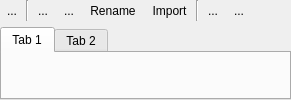
      <widget class="QWidget" name="layoutWidget1">
       <layout class="QVBoxLayout">
        <property name="spacing">
         <number>6</number>
        </property>
        <property name="leftMargin">
         <number>0</number>
        </property>
        <property name="topMargin">
         <number>0</number>
        </property>
        <property name="rightMargin">
         <number>0</number>
        </property>
        <property name="bottomMargin">
         <number>0</number>
        </property>
        <item>
         <widget class="QFrame" name="frame">
          <property name="sizePolicy">
           <sizepolicy hsizetype="Preferred" vsizetype="Preferred">
            <horstretch>0</horstretch>
            <verstretch>0</verstretch>
           </sizepolicy>
          </property>
          <property name="frameShape">
           <enum>QFrame::NoFrame</enum>
          </property>
          <property name="frameShadow">
           <enum>QFrame::Raised</enum>
          </property>
          <layout class="QHBoxLayout">
           <property name="spacing">
            <number>2</number>
           </property>
           <property name="leftMargin">
            <number>0</number>
           </property>
           <property name="topMargin">
            <number>0</number>
           </property>
           <property name="rightMargin">
            <number>0</number>
           </property>
           <property name="bottomMargin">
            <number>0</number>
           </property>
           <item>
            <widget class="QToolButton" name="newFolderButton">
             <property name="toolTip">
              <string>&lt;html&gt;&lt;head&gt;&lt;meta name=&quot;qrichtext&quot; content=&quot;1&quot; /&gt;&lt;style type=&quot;text/css&quot;&gt;
p, li { white-space: pre-wrap; }
&lt;/style&gt;&lt;/head&gt;&lt;body style=&quot; font-family:'Sans Serif'; font-size:9pt; font-weight:400; font-style:normal; text-decoration:none;&quot;&gt;
&lt;p style=&quot; margin-top:0px; margin-bottom:0px; margin-left:0px; margin-right:0px; -qt-block-indent:0; text-indent:0px;&quot;&gt;New folder&lt;/p&gt;&lt;/body&gt;&lt;/html&gt;</string>
             </property>
             <property name="text">
              <string>...</string>
             </property>
             <property name="icon">
              <iconset resource="../../icons/icons.qrc">
               <normaloff>:/new_folder_16px.png</normaloff>:/new_folder_16px.png</iconset>
             </property>
             <property name="autoRaise">
              <bool>true</bool>
             </property>
            </widget>
           </item>
           <item>
            <widget class="Line" name="line_5">
             <property name="orientation">
              <enum>Qt::Vertical</enum>
             </property>
            </widget>
           </item>
           <item>
            <widget class="QToolButton" name="addButton">
             <property name="toolTip">
              <string>&lt;html&gt;&lt;head&gt;&lt;meta name=&quot;qrichtext&quot; content=&quot;1&quot; /&gt;&lt;style type=&quot;text/css&quot;&gt;
p, li { white-space: pre-wrap; }
&lt;/style&gt;&lt;/head&gt;&lt;body style=&quot; font-family:'Sans Serif'; font-size:9pt; font-weight:400; font-style:normal; text-decoration:none;&quot;&gt;
&lt;p style=&quot; margin-top:0px; margin-bottom:0px; margin-left:0px; margin-right:0px; -qt-block-indent:0; text-indent:0px; font-size:10pt;&quot;&gt;New&lt;/p&gt;&lt;/body&gt;&lt;/html&gt;</string>
             </property>
             <property name="text">
              <string>...</string>
             </property>
             <property name="icon">
              <iconset resource="../../icons/icons.qrc">
               <normaloff>:/add_16px.png</normaloff>:/add_16px.png</iconset>
             </property>
             <property name="autoRaise">
              <bool>true</bool>
             </property>
            </widget>
           </item>
           <item>
            <widget class="QToolButton" name="deleteButton">
             <property name="toolTip">
              <string>&lt;html&gt;&lt;head&gt;&lt;meta name=&quot;qrichtext&quot; content=&quot;1&quot; /&gt;&lt;style type=&quot;text/css&quot;&gt;
p, li { white-space: pre-wrap; }
&lt;/style&gt;&lt;/head&gt;&lt;body style=&quot; font-family:'Sans Serif'; font-size:9pt; font-weight:400; font-style:normal; text-decoration:none;&quot;&gt;
&lt;p style=&quot; margin-top:0px; margin-bottom:0px; margin-left:0px; margin-right:0px; -qt-block-indent:0; text-indent:0px; font-size:10pt;&quot;&gt;Delete&lt;/p&gt;&lt;/body&gt;&lt;/html&gt;</string>
             </property>
             <property name="text">
              <string>...</string>
             </property>
             <property name="icon">
              <iconset resource="../../icons/icons.qrc">
               <normaloff>:/clear_16px.png</normaloff>:/clear_16px.png</iconset>
             </property>
             <property name="autoRaise">
              <bool>true</bool>
             </property>
            </widget>
           </item>
           <item>
            <widget class="QToolButton" name="renameButton">
             <property name="toolTip">
              <string>&lt;html&gt;&lt;head&gt;&lt;meta name=&quot;qrichtext&quot; content=&quot;1&quot; /&gt;&lt;style type=&quot;text/css&quot;&gt;
p, li { white-space: pre-wrap; }
&lt;/style&gt;&lt;/head&gt;&lt;body style=&quot; font-family:'Sans Serif'; font-size:9pt; font-weight:400; font-style:normal; text-decoration:none;&quot;&gt;
&lt;p style=&quot; margin-top:0px; margin-bottom:0px; margin-left:0px; margin-right:0px; -qt-block-indent:0; text-indent:0px;&quot;&gt;Rename&lt;/p&gt;&lt;/body&gt;&lt;/html&gt;</string>
             </property>
             <property name="text">
              <string>Rename</string>
             </property>
             <property name="icon">
              <iconset resource="../../icons/icons.qrc">
               <normaloff>:/rename.png</normaloff>:/rename.png</iconset>
             </property>
             <property name="autoRaise">
              <bool>true</bool>
             </property>
            </widget>
           </item>
           <item>
            <widget class="QToolButton" name="importButton">
             <property name="toolTip">
              <string>&lt;html&gt;&lt;head&gt;&lt;meta name=&quot;qrichtext&quot; content=&quot;1&quot; /&gt;&lt;style type=&quot;text/css&quot;&gt;
p, li { white-space: pre-wrap; }
&lt;/style&gt;&lt;/head&gt;&lt;body style=&quot; font-family:'Sans Serif'; font-size:10pt; font-weight:400; font-style:normal; text-decoration:none;&quot;&gt;
&lt;p style=&quot; margin-top:0px; margin-bottom:0px; margin-left:0px; margin-right:0px; -qt-block-indent:0; text-indent:0px;&quot;&gt;Import file&lt;/p&gt;&lt;/body&gt;&lt;/html&gt;</string>
             </property>
             <property name="text">
              <string>Import</string>
             </property>
             <property name="icon">
              <iconset resource="../../icons/icons.qrc">
               <normaloff>:/import.png</normaloff>:/import.png</iconset>
             </property>
             <property name="autoRaise">
              <bool>true</bool>
             </property>
            </widget>
           </item>
           <item>
            <widget class="Line" name="line_4">
             <property name="orientation">
              <enum>Qt::Vertical</enum>
             </property>
            </widget>
           </item>
           <item>
            <widget class="QToolButton" name="saveAllButton">
             <property name="toolTip">
              <string>&lt;html&gt;&lt;head/&gt;&lt;body&gt;&lt;p&gt;Save all files (Ctrl+Shift+S)&lt;/p&gt;&lt;/body&gt;&lt;/html&gt;</string>
             </property>
             <property name="text">
              <string>...</string>
             </property>
             <property name="icon">
              <iconset resource="../../icons/icons.qrc">
               <normaloff>:/save_all.png</normaloff>:/save_all.png</iconset>
             </property>
             <property name="shortcut">
              <string>Ctrl+Shift+S</string>
             </property>
             <property name="autoRaise">
              <bool>true</bool>
             </property>
            </widget>
           </item>
           <item>
            <widget class="QToolButton" name="saveButton">
             <property name="toolTip">
              <string>&lt;html&gt;&lt;head/&gt;&lt;body&gt;&lt;p&gt;Save current file (Ctrl+S)&lt;/p&gt;&lt;/body&gt;&lt;/html&gt;</string>
             </property>
             <property name="text">
              <string>...</string>
             </property>
             <property name="icon">
              <iconset resource="../../icons/icons.qrc">
               <normaloff>:/save.png</normaloff>:/save.png</iconset>
             </property>
             <property name="shortcut">
              <string>Ctrl+S</string>
             </property>
             <property name="autoRaise">
              <bool>true</bool>
             </property>
            </widget>
           </item>
           <item>
            <spacer>
             <property name="orientation">
              <enum>Qt::Horizontal</enum>
             </property>
             <property name="sizeType">
              <enum>QSizePolicy::Expanding</enum>
             </property>
             <property name="sizeHint" stdset="0">
              <size>
               <width>40</width>
               <height>20</height>
              </size>
             </property>
            </spacer>
           </item>
          </layout>
         </widget>
        </item>
        <item>
         <widget class="QTabWidget" name="treeTab">
          <widget class="QWidget" name="tab">
           <attribute name="title">
            <string>Tab 1</string>
           </attribute>
          </widget>
          <widget class="QWidget" name="tab_3">
           <attribute name="title">
            <string>Tab 2</string>
           </attribute>
          </widget>
         </widget>
        </item>
       </layout>
      </widget>
